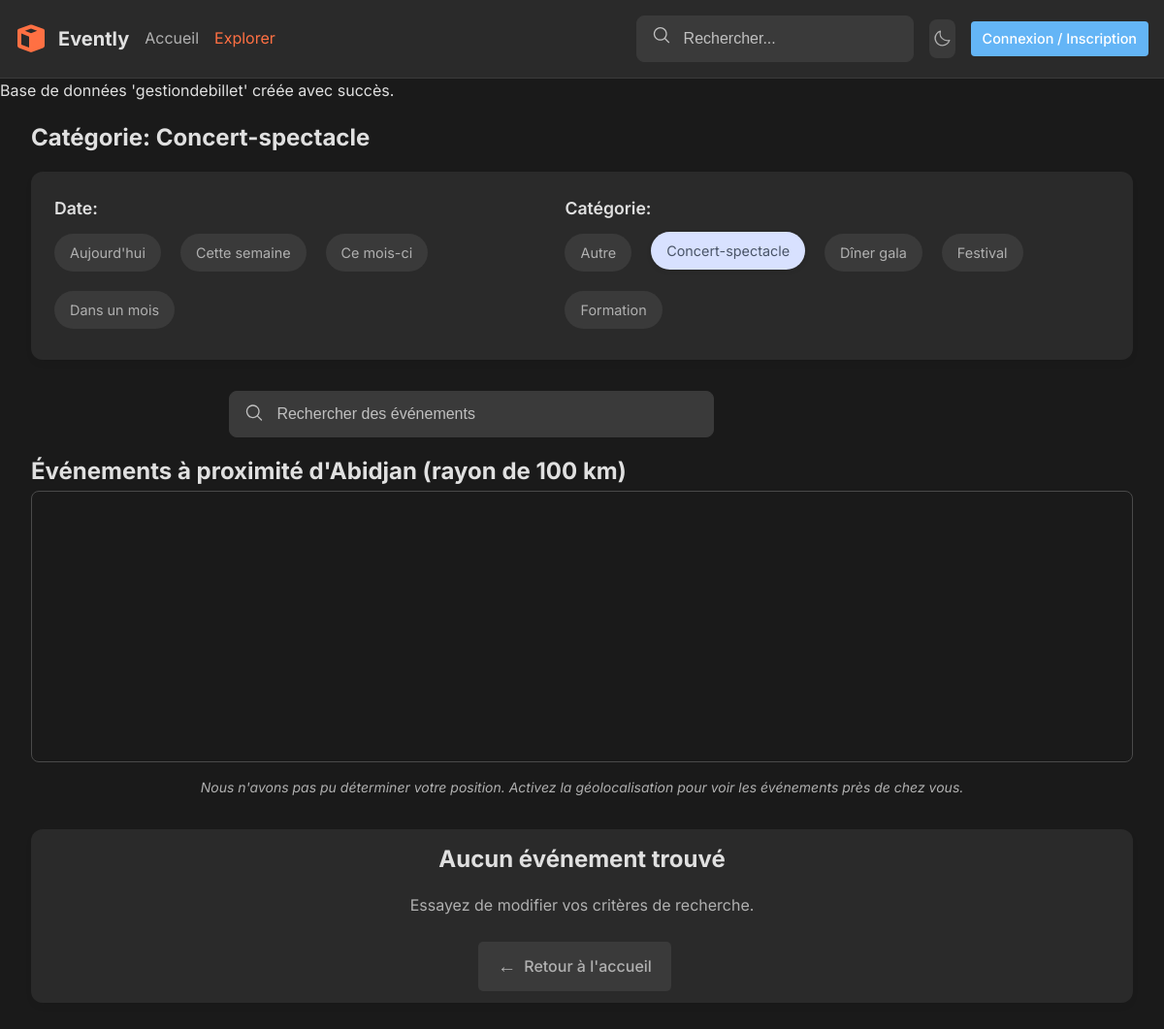
The page /?page=recherche&category=1 on the database its author committed.
### tables this page shows
CREATE TABLE IF NOT EXISTS `categorieevenement`
(
    `Id_CategorieEvenement` int NOT NULL AUTO_INCREMENT,
    `Libelle`               varchar(50) DEFAULT NULL,
    PRIMARY KEY (`Id_CategorieEvenement`)
);

### public/recherche.php (the view, shortened to what this page needs)
<?php
$query = isset($_GET['query']) ? trim($_GET['query']) : '';
$date_filter = isset($_GET['date']) ? $_GET['date'] : '';
$category_id = isset($_GET['category']) ? intval($_GET['category']) : 0;
$city_id = isset($_GET['city']) ? intval($_GET['city']) : 0;
$distance_filter = isset($_GET['distance']) ? intval($_GET['distance']) : 100;
$using_user_location = isset($_GET['lat']) && isset($_GET['lng']);
$events = [];
$categories_query = "SELECT Id_CategorieEvenement, Libelle FROM categorieevenement ORDER BY Libelle";
$categories_result = $conn->query($categories_query);
$categories = [];
if ($categories_result && $categories_result->num_rows > 0) {
    while ($category = $categories_result->fetch_assoc()) {
        $categories[] = $category;
    }
}
$page_title = "Résultats de recherche";
if (!empty($query)) {
    $page_title = "Recherche: " . htmlspecialchars($query);
} elseif ($category_id > 0) {
    foreach ($categories as $cat) {
        if ($cat['Id_CategorieEvenement'] == $category_id) {
            $page_title = "Catégorie: " . htmlspecialchars($cat['Libelle']);
            break;
        }
    }
}
?>
<main class="page-container">
    <section class="search-results-section">
        <h1 class="section-title"><?php echo $page_title; ?></h1>
        <div class="active-filters">
            <div class="filter-section">
                <div class="filter-group">
                    <span class="filter-group-title">Date:</span>
                    <div class="filter-buttons">
                        <a href="?page=recherche<?php echo !empty($query) ? '&query='.urlencode($query) : ''; ?><?php echo $category_id > 0 ? '&category='.$category_id : ''; ?><?php echo $city_id > 0 ? '&city='.$city_id : ''; ?>&date=today" class="filter-link <?php echo $date_filter === 'today' ? 'active' : ''; ?>">Aujourd'hui</a>
                        <a href="?page=recherche<?php echo !empty($query) ? '&query='.urlencode($query) : ''; ?><?php echo $category_id > 0 ? '&category='.$category_id : ''; ?><?php echo $city_id > 0 ? '&city='.$city_id : ''; ?>&date=week" class="filter-link <?php echo $date_filter === 'week' ? 'active' : ''; ?>">Cette semaine</a>
                        <a href="?page=recherche<?php echo !empty($query) ? '&query='.urlencode($query) : ''; ?><?php echo $category_id > 0 ? '&category='.$category_id : ''; ?><?php echo $city_id > 0 ? '&city='.$city_id : ''; ?>&date=month" class="filter-link <?php echo $date_filter === 'month' ? 'active' : ''; ?>">Ce mois-ci</a>
                        <a href="?page=recherche<?php echo !empty($query) ? '&query='.urlencode($query) : ''; ?><?php echo $category_id > 0 ? '&category='.$category_id : ''; ?><?php echo $city_id > 0 ? '&city='.$city_id : ''; ?>&date=next_month" class="filter-link <?php echo $date_filter === 'next_month' ? 'active' : ''; ?>">Dans un mois</a>
                    </div>
                </div>
                <div class="filter-group">
                    <span class="filter-group-title">Catégorie:</span>
                    <div class="filter-buttons">
                        <?php
                        $displayed_categories = array_slice($categories, 0, 5);
                        foreach ($displayed_categories as $cat):
                        ?>
                            <a href="?page=recherche<?php echo !empty($query) ? '&query='.urlencode($query) : ''; ?><?php echo !empty($date_filter) ? '&date='.$date_filter : ''; ?><?php echo $city_id > 0 ? '&city='.$city_id : ''; ?>&category=<?php echo $cat['Id_CategorieEvenement']; ?>" class="filter-link <?php echo $category_id == $cat['Id_CategorieEvenement'] ? 'active' : ''; ?>"><?php echo htmlspecialchars($cat['Libelle']); ?></a>
                        <?php endforeach; ?>
                    </div>
                </div>
            </div>
            <form action="?page=recherche" method="get" class="search-container">
                <div class="search-input-wrapper">
                    <input type="text" name="query" value="<?php echo htmlspecialchars($query); ?>" placeholder="Rechercher des événements" class="search-input">
                    <button type="submit" class="search-icon">
                        <svg xmlns="http://www.w3.org/2000/svg" width="20" height="20" fill="currentColor" viewBox="0 0 256 256">
                            <path d="M229.66,218.34l-50.07-50.06a88.11,88.11,0,1,0-11.31,11.31l50.06,50.07a8,8,0,0,0,11.32-11.32ZM40,112a72,72,0,1,1,72,72A72.08,72.08,0,0,1,40,112Z"></path>
                        </svg>
                    </button>
                </div>
            </form>
        </div>
        <div class="map-container">
            <h2 class="section-subtitle">
                <?php if ($using_user_location): ?>
                    Événements à proximité de votre position (rayon de <?php echo $distance_filter; ?> km)
                <?php else: ?>
                    Événements à proximité d'Abidjan (rayon de <?php echo $distance_filter; ?> km)
                <?php endif; ?>
            </h2>
            <div id="search-map" class="search-map"></div>
            <?php if (!$using_user_location): ?>
                <div class="info-text">
                    <i>Nous n'avons pas pu déterminer votre position. Activez la géolocalisation pour voir les événements près de chez vous.</i>
                </div>
            <?php endif; ?>
        </div>
        <div class="search-results">
            <?php if (empty($events)): ?>
                <div class="no-results">
                    <h3>Aucun événement trouvé</h3>
                    <p>Essayez de modifier vos critères de recherche.</p>
                    <a href="?page=accueil" class="back-button"><span class="arrow">←</span> Retour à l'accueil</a>
                </div>
            <?php endif; ?>
        </div>
    </section>
</main>

### assets/css/accueil.css (style rules this page uses)
.page-container { width: 100%; max-width: 1280px; margin: 0 auto; padding: 0 2rem 1rem 2rem; }
.search-container { position: relative; width: 16rem; display: flex; justify-content: center; }
body .search-container { width: 80%; margin-bottom: 1rem; }
.search-input-wrapper { position: relative; width: 100%; max-width: 500px; transition: all 0.3s ease; }
.search-input { background-color: var(--bg-tertiary); border: 1px solid var(--border-light); color: var(--text-primary); border-radius: 8px; width: 100%; height: 3rem; padding-left: 3rem; padding-right: 1rem; transition: all 0.3s ease; font-size: 1rem; }
.search-input::placeholder { color: var(--text-tertiary); transition: color 0.3s ease; }
.search-icon { position: absolute; left: 1rem; top: 50%; transform: translateY(-50%); color: var(--text-tertiary); background: none; border: none; cursor: pointer; transition: color 0.3s ease; }
main { padding: 2rem 0; }
.filter-section { display: flex; flex-direction: column; gap: 1.5rem; padding: 1.5rem; background-color: var(--bg-secondary); border-radius: 12px; box-shadow: 0 4px 6px rgba(0, 0, 0, 0.05); margin-bottom: 2rem; }
.filter-group { width: 100%; }
.filter-group-title { font-size: 1.1rem; font-weight: 600; margin-bottom: 0.75rem; color: var(--text-primary); display: block; }
.filter-buttons { display: flex; flex-wrap: wrap; gap: 0.75rem; }
.filter-btn, .filter-link { background-color: var(--bg-tertiary); color: var(--text-secondary); border-radius: 20px; padding: 0.5rem 1rem; border: none; cursor: pointer; transition: all 0.3s ease; text-decoration: none; display: inline-block; margin-right: 0.5rem; margin-bottom: 0.5rem; font-size: 0.9rem; }
.filter-btn:hover, .filter-btn.active, .filter-link:hover, .filter-link.active { background-color: var(--text-highlight); color: white; transform: translateY(-2px); box-shadow: 0 2px 5px rgba(0, 0, 0, 0.1); }
.filter-link.active { background-color: #d8e1ff; color: #4a5568; }
@media (min-width: 768px) { .filter-section { flex-direction: row; align-items: flex-start; } }
@media (min-width: 768px) { .filter-group { width: auto; min-width: 200px; } }
.section-title { font-size: 1.5rem; font-weight: 700; margin: 1rem auto; }
.no-results { text-align: center; padding: 3rem 1rem; background-color: var(--bg-secondary); border-radius: 12px; box-shadow: 0 4px 6px rgba(0, 0, 0, 0.05); margin: 2rem 0; }
.no-results h3 { font-size: 1.5rem; color: var(--text-primary); margin-bottom: 1rem; }
.no-results p { color: var(--text-secondary); margin-bottom: 1.5rem; }

### assets/css/ticket.css (style rules this page uses)
.back-button { display: inline-flex; align-items: center; padding: 10px 20px; background-color: var(--bg-tertiary); color: var(--text-secondary); text-decoration: none; border-radius: 5px; font-weight: 500; transition: all 0.3s ease; margin-right: 15px; }
.back-button .arrow { margin-right: 8px; font-size: 1.2em; }

### assets/css/confirmation.css (style rules this page uses)
.back-button { display: inline-flex; align-items: center; padding: 10px 20px; background-color: var(--bg-tertiary); color: var(--text-secondary); text-decoration: none; border-radius: 5px; font-weight: 500; transition: all 0.3s ease; margin-right: 15px; }
.back-button .arrow { margin-right: 8px; font-size: 1.2em; }

### assets/css/mapbox.css (style rules this page uses)
.no-results { padding: 12px 16px; text-align: center; color: var(--text-secondary); }
#map, #event-map, .search-map { height: 280px; width: 100%; border-radius: 8px; border: 1px solid var(--border-medium); margin-bottom: 15px; }
.info-text { margin-top: 10px; font-size: 14px; color: var(--text-secondary); text-align: center; }

### rows shown on the page
categorieevenement: Libelle "Catégorie: Concert-spectacle", Libelle "Concert-spectacle"
categorieevenement: Libelle "Autre"
categorieevenement: Libelle "Dîner gala"
categorieevenement: Libelle "Festival"
categorieevenement: Libelle "Formation"

### other values the page prints
$dbname "gestiondebillet"
$distance_filter "100"
